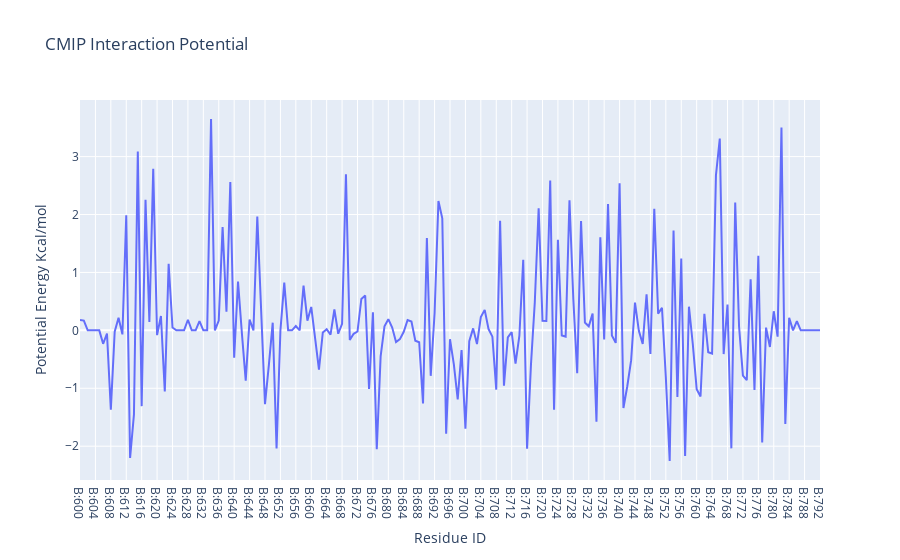

Notebook cell for this chart:
### Code cell
import plotly
import plotly.graph_objs as go
from biobb_cmip.utils.representation import get_energies_byres


res_list, energy_dict = get_energies_byres(RBD_byat_out)

plotly.offline.init_notebook_mode(connected=True)

fig = {"data": [go.Scatter(x=res_list, y=energy_dict['ES'])],
       "layout": go.Layout(title="CMIP Interaction Potential", xaxis=dict(title = "Residue ID"), 
                           yaxis=dict(title = "Potential Energy Kcal/mol"))}

plotly.offline.iplot(fig)

### Figure 1 — Plotly figure (JSON) as saved in the notebook; plotly's stock layout.template omitted (floating-point values rounded to 4 significant figures; data arrays with more than 128 entries replaced by an {"elided": "..."} marker saying what was removed)
{"data": [{"type": "scatter", "x": {"elided": "193 str values"}, "y": {"elided": "193 float values"}}], "layout": {"title": {"text": "CMIP Interaction Potential"}, "xaxis": {"title": {"text": "Residue ID"}}, "yaxis": {"title": {"text": "Potential Energy Kcal/mol"}}}}
